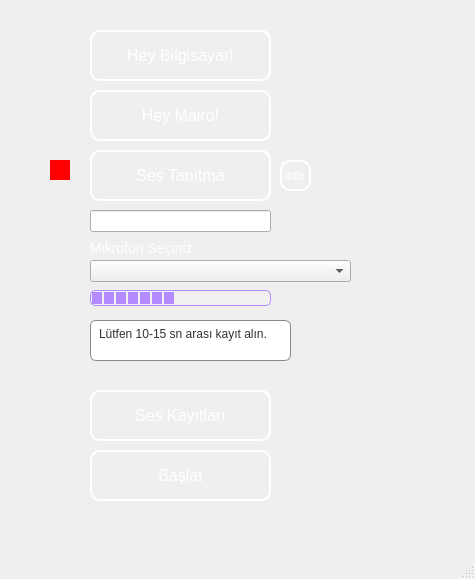
<?xml version="1.0" encoding="UTF-8"?>
<ui version="4.0">
 <class>MainWindow</class>
 <widget class="QMainWindow" name="MainWindow">
  <property name="geometry">
   <rect>
    <x>0</x>
    <y>0</y>
    <width>475</width>
    <height>579</height>
   </rect>
  </property>
  <property name="windowTitle">
   <string>MainWindow</string>
  </property>
  <property name="autoFillBackground">
   <bool>true</bool>
  </property>
  <property name="styleSheet">
   <string notr="true">QWidget#centralwidget {
    border-image: url(&quot;mairoArkaPlan.jpg&quot;) 0 0 0 0 stretch stretch;
}
</string>
  </property>
  <widget class="QWidget" name="centralwidget">
   <widget class="QPushButton" name="pcButton">
    <property name="geometry">
     <rect>
      <x>90</x>
      <y>30</y>
      <width>181</width>
      <height>51</height>
     </rect>
    </property>
    <property name="styleSheet">
     <string notr="true">QPushButton {
    background-color: rgba(0, 0, 0, 0); /* Şeffaf arka plan */
    color: white;
    border: 2px solid white;           /* Beyaz kenarlık */
    border-radius: 10px;
    font-size: 16px;
    padding: 6px 12px;
}

QPushButton:hover {
    background-color: rgba(255, 255, 255, 0.1); /* Hafif parıltı */
    border: 2px solid #b38aff;                 /* Hoverda mor kenarlık */
    color: #b38aff;
}
QPushButton:checked {
    background-color: rgba(255, 255, 255, 0.1);
    border: 2px solid #b38aff;
    color: #b38aff;
}
</string>
    </property>
    <property name="text">
     <string>Hey Bilgisayar!</string>
    </property>
    <property name="checkable">
     <bool>false</bool>
    </property>
    <property name="checked">
     <bool>false</bool>
    </property>
   </widget>
   <widget class="QProgressBar" name="progressBar">
    <property name="geometry">
     <rect>
      <x>90</x>
      <y>290</y>
      <width>181</width>
      <height>16</height>
     </rect>
    </property>
    <property name="styleSheet">
     <string notr="true">QProgressBar {
    background-color: rgba(255, 255, 255, 0.1);
    border: 1px solid #b38aff;
    border-radius: 5px;
}

QProgressBar::chunk {
    background-color: #b38aff;
    width: 10px;
    margin: 1px;
}
</string>
    </property>
    <property name="value">
     <number>45</number>
    </property>
    <property name="textVisible">
     <bool>false</bool>
    </property>
   </widget>
   <widget class="QPushButton" name="mairoButton">
    <property name="geometry">
     <rect>
      <x>90</x>
      <y>90</y>
      <width>181</width>
      <height>51</height>
     </rect>
    </property>
    <property name="styleSheet">
     <string notr="true">QPushButton {
    background-color: rgba(0, 0, 0, 0); /* Şeffaf arka plan */
    color: white;
    border: 2px solid white;           /* Beyaz kenarlık */
    border-radius: 10px;
    font-size: 16px;
    padding: 6px 12px;
}

QPushButton:hover {
    background-color: rgba(255, 255, 255, 0.1); /* Hafif parıltı */
    border: 2px solid #b38aff;                 /* Hoverda mor kenarlık */
    color: #b38aff;
}
QPushButton:checked {
    background-color: rgba(255, 255, 255, 0.1);
    border: 2px solid #b38aff;
    color: #b38aff;
}
</string>
    </property>
    <property name="text">
     <string>Hey Mairo!</string>
    </property>
    <property name="checkable">
     <bool>false</bool>
    </property>
    <property name="checked">
     <bool>false</bool>
    </property>
   </widget>
   <widget class="QPushButton" name="sesTainmaButton">
    <property name="geometry">
     <rect>
      <x>90</x>
      <y>150</y>
      <width>181</width>
      <height>51</height>
     </rect>
    </property>
    <property name="styleSheet">
     <string notr="true">QPushButton {
    background-color: rgba(0, 0, 0, 0); /* Şeffaf arka plan */
    color: white;
    border: 2px solid white;           /* Beyaz kenarlık */
    border-radius: 10px;
    font-size: 16px;
    padding: 6px 12px;
}

QPushButton:hover {
    background-color: rgba(255, 255, 255, 0.1); /* Hafif parıltı */
    border: 2px solid #b38aff;                 /* Hoverda mor kenarlık */
    color: #b38aff;
}
</string>
    </property>
    <property name="text">
     <string>Ses Tanıtma</string>
    </property>
   </widget>
   <widget class="QPushButton" name="baslatButton">
    <property name="geometry">
     <rect>
      <x>90</x>
      <y>450</y>
      <width>181</width>
      <height>51</height>
     </rect>
    </property>
    <property name="styleSheet">
     <string notr="true">QPushButton {
    background-color: rgba(0, 0, 0, 0); /* Şeffaf arka plan */
    color: white;
    border: 2px solid white;           /* Beyaz kenarlık */
    border-radius: 10px;
    font-size: 16px;
    padding: 6px 12px;
}

QPushButton:hover {
    background-color: rgba(255, 255, 255, 0.1); /* Hafif parıltı */
    border: 2px solid #b38aff;                 /* Hoverda mor kenarlık */
    color: #b38aff;
}
</string>
    </property>
    <property name="text">
     <string>Başlat</string>
    </property>
   </widget>
   <widget class="QPushButton" name="KayitlarInfo">
    <property name="geometry">
     <rect>
      <x>90</x>
      <y>390</y>
      <width>181</width>
      <height>51</height>
     </rect>
    </property>
    <property name="styleSheet">
     <string notr="true">QPushButton {
    background-color: rgba(0, 0, 0, 0); /* Şeffaf arka plan */
    color: white;
    border: 2px solid white;           /* Beyaz kenarlık */
    border-radius: 10px;
    font-size: 16px;
    padding: 6px 12px;
}

QPushButton:hover {
    background-color: rgba(255, 255, 255, 0.1); /* Hafif parıltı */
    border: 2px solid #b38aff;                 /* Hoverda mor kenarlık */
    color: #b38aff;
}
</string>
    </property>
    <property name="text">
     <string>Ses Kayıtları</string>
    </property>
    <property name="checkable">
     <bool>false</bool>
    </property>
   </widget>
   <widget class="QLabel" name="labelInfo">
    <property name="geometry">
     <rect>
      <x>280</x>
      <y>160</y>
      <width>31</width>
      <height>31</height>
     </rect>
    </property>
    <property name="styleSheet">
     <string notr="true">QLabel {
color : white;
border: 2px solid white;
border-radius: 10px;}
QPushButton:hover {
    background-color: rgba(255, 255, 255, 0.1); /* Hafif parıltı */
    border: 2px solid #b38aff;                 /* Hoverda mor kenarlık */
    color: #b38aff;
}</string>
    </property>
    <property name="text">
     <string>info</string>
    </property>
   </widget>
   <widget class="QLabel" name="sesKaytInfo">
    <property name="enabled">
     <bool>true</bool>
    </property>
    <property name="geometry">
     <rect>
      <x>90</x>
      <y>320</y>
      <width>201</width>
      <height>41</height>
     </rect>
    </property>
    <property name="styleSheet">
     <string notr="true">background-color: #ffffff;
border: 1px solid #888;
border-radius: 6px;
padding: 5px;
color: #333;
</string>
    </property>
    <property name="text">
     <string>Lütfen 10-15 sn arası kayıt alın.
</string>
    </property>
   </widget>
   <widget class="QLineEdit" name="lineEdit">
    <property name="geometry">
     <rect>
      <x>90</x>
      <y>210</y>
      <width>181</width>
      <height>22</height>
     </rect>
    </property>
   </widget>
   <widget class="QLabel" name="label">
    <property name="geometry">
     <rect>
      <x>50</x>
      <y>160</y>
      <width>20</width>
      <height>20</height>
     </rect>
    </property>
    <property name="styleSheet">
     <string notr="true">QLabel {
    background-color: red;
    border-radius: 15px;
}
</string>
    </property>
    <property name="text">
     <string/>
    </property>
   </widget>
   <widget class="QComboBox" name="comboMic">
    <property name="geometry">
     <rect>
      <x>90</x>
      <y>260</y>
      <width>261</width>
      <height>22</height>
     </rect>
    </property>
   </widget>
   <widget class="QLabel" name="label_2">
    <property name="geometry">
     <rect>
      <x>90</x>
      <y>240</y>
      <width>171</width>
      <height>16</height>
     </rect>
    </property>
    <property name="styleSheet">
     <string notr="true">QLabel{
color: white;

    font-size: 14px;
    
}</string>
    </property>
    <property name="text">
     <string>Mikrofon Seçiniz</string>
    </property>
   </widget>
   <zorder>sesTainmaButton</zorder>
   <zorder>sesKaytInfo</zorder>
   <zorder>pcButton</zorder>
   <zorder>progressBar</zorder>
   <zorder>mairoButton</zorder>
   <zorder>baslatButton</zorder>
   <zorder>KayitlarInfo</zorder>
   <zorder>labelInfo</zorder>
   <zorder>lineEdit</zorder>
   <zorder>label</zorder>
   <zorder>comboMic</zorder>
   <zorder>label_2</zorder>
  </widget>
  <widget class="QMenuBar" name="menubar">
   <property name="geometry">
    <rect>
     <x>0</x>
     <y>0</y>
     <width>475</width>
     <height>26</height>
    </rect>
   </property>
  </widget>
  <widget class="QStatusBar" name="statusbar"/>
 </widget>
 <resources/>
 <connections/>
</ui>
